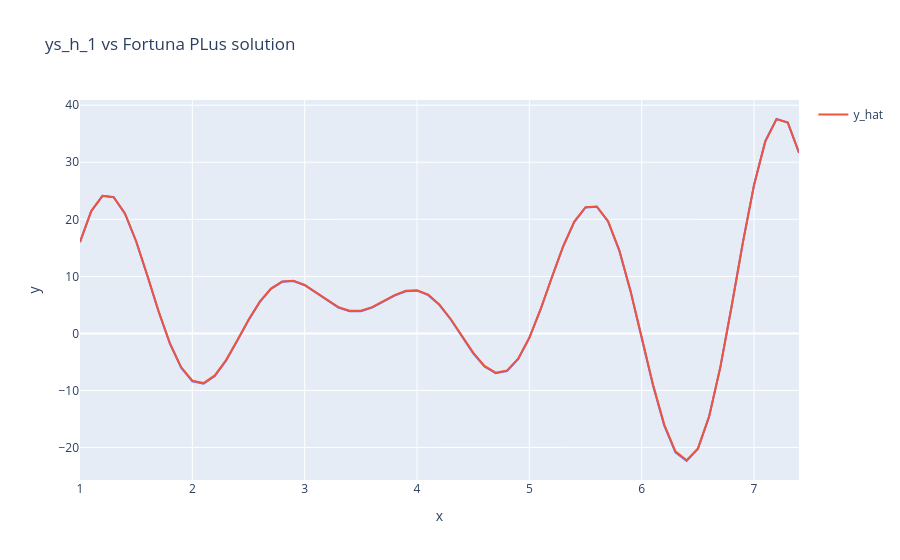

Notebook cell for this chart:
### Markdown cell above
3) Using your newly made modified Fortuna Algorithm optimize the function: $h(x) = \mu - (\zeta sin(\kappa x) )  (\tau (x + \lambda))$ .  
The y values for this function can be found in the numpy array ys_h_1 (in the code below).  
Also test the values for ys_h_2. (the x is the same for all functions).

Does your new and improved Fortuna outperform the regular fortuna on this function as well? Why?   
**Remember to change your model to match $h(x)$**

### Code cell
%%time
# the magic %%time has to be the first line in the cell, and reports the total exec time of the cell.

import random
import numpy as np
import plotly.express as px
import tqdm


def predict(x, theta):
    # change to sum of 3 sin() terms. 
    # use np.sin() and not math.sin().
    y = theta[0]-(theta[1]*np.sin(theta[2]*x))*(theta[3]*(x+theta[4])) 
    return y # this is the model


def sample_theta(size_of_theta, best_theta=None, iteration=1, max_iters=100000):
    # linear decay of sigma, from 4.0 to 0.01
    progress = iteration / max_iters
    
    sigma = 4.0 - 3.99 * progress
    sigma = 14.0 - 13.99 * progress
    #print (f"Iteration {iteration}/{max_iters}, sigma: {sigma:.4f}")


    if best_theta is None:
        return np.random.uniform(-4, 4, size=size_of_theta)
    
    
    #we generate the noise with a normal distribution and add it tho the best theta
    noise = np.random.normal(0, sigma / 2.0, size=size_of_theta)
    theta = best_theta.copy()
    theta += noise
    
    # clip the values of theta to be between -4 and 4, to avoid extreme values
    return np.clip(theta, -4.0, 4.0)


def get_loss(y_hat, ys):
    # No change needed, returns quadratic loss.
    loss = ((y_hat - ys)**2).sum()
    return loss

xs = np.array([1.0, 1.1, 1.2, 1.3, 1.4, 1.5, 1.6, 1.7, 1.8, 1.9, 2.0, 2.1, 2.2, 2.3, 2.4, 2.5, 2.6, 2.7, 2.8, 2.9, 3.0, 3.1, 3.2, 3.3, 3.4, 3.5, 3.6, 3.7, 3.8, 3.9, 4.0, 4.1, 4.2, 4.3, 4.4, 4.5, 4.6, 4.7, 4.8, 4.9, 5.0, 5.1, 5.2, 5.3, 5.4, 5.5, 5.6, 5.7, 5.8, 5.9, 6.0, 6.1, 6.2, 6.3, 6.4, 6.5, 6.6, 6.7, 6.8, 6.9, 7.0, 7.1, 7.2, 7.3, 7.4])
ys = np.array([4.03, 4.19, 4.26, 4.25, 4.17, 4.03, 3.85, 3.63, 3.40, 3.16, 2.93, 2.72, 2.53, 2.39, 2.28, 2.21, 2.18, 2.19, 2.22, 2.27, 2.33, 2.39, 2.44, 2.45, 2.43, 2.36, 2.22, 2.02, 1.75, 1.41, 1.00, 0.52, -0.01, -0.60, -1.22, -1.86, -2.50, -3.13, -3.72, -4.27, -4.75, -5.15, -5.45, -5.65, -5.74, -5.70, -5.55, -5.29, -4.92, -4.44, -3.89, -3.26, -2.58, -1.86, -1.12, -0.39, 0.32, 0.98, 1.60, 2.14, 2.61, 2.99, 3.28, 3.47, 3.57])

# 
ys_h_1 = np.array([15.98, 21.42, 24.1, 23.87, 21.0, 16.11, 10.06, 3.79, -1.8, -6.01, -8.39, -8.82, -7.47, -4.77, -1.3, 2.31, 5.49, 7.81, 9.04, 9.18, 8.44, 7.15, 5.72, 4.54, 3.89, 3.9, 4.52, 5.54, 6.63, 7.39, 7.49, 6.7, 4.97, 2.44, -0.54, -3.48, -5.8, -6.98, -6.61, -4.51, -0.79, 4.2, 9.8, 15.21, 19.57, 22.09, 22.2, 19.63, 14.52, 7.41, -0.83, -9.07, -16.11, -20.83, -22.36, -20.27, -14.59, -5.91, 4.72, 15.9, 26.06, 33.69, 37.58, 36.94, 31.64])
ys_h_2 = np.array([5.87, 5.83, 5.74, 5.62, 5.48, 16.58, 18.21, 18.49, 17.54, 15.54, 4.15, 3.9, 3.65, 3.42, 3.2, -1.9, -3.32, -3.97, -3.91, -3.27, 2.38, 2.36, 2.39, 2.46, 2.57, 2.2, 1.93, 1.22, 0.17, -1.06, 4.18, 4.59, 5.04, 5.52, 6.02, -1.49, 0.74, 3.55, 6.75, 10.06, 9.39, 9.95, 10.5, 11.02, 11.52, 16.0, 12.82, 8.47, 3.21, -2.62, 13.61, 13.76, 13.84, 13.84, 13.77, -24.16, -22.03, -17.9, -11.95, -4.55, 11.63, 10.99, 10.27, 9.47, 8.61])

# change to the size of theta ( 9 ) (for h(x) how many parameters does it have?)
n_params = 5
average_loss = 0.0
n_trials = 10

for i in range(n_trials):  # train 100 models and take the average
    best_loss = float('inf')
    best_theta = sample_theta(n_params, best_theta=None, iteration=1, max_iters=100000)

    for _ in tqdm.tqdm(range(100000)): 
        curr_theta = sample_theta(n_params, best_theta=best_theta, iteration=_+1, max_iters=100000)
        y_hat = predict(xs, curr_theta)
        curr_loss = get_loss(y_hat, ys_h_1)

        if best_loss > curr_loss:
            best_loss = curr_loss
            best_theta = curr_theta
    average_loss += best_loss
    print(f"Model {i+1}/{n_trials}: best loss: {best_loss}, theta: {best_theta}")
average_loss = average_loss/n_trials           
        
print("Average loss:", average_loss)
print("theta:", best_theta)    
    
    
fig = px.line(x=xs, y=ys_h_1, title="ys_h_1 vs Fortuna PLus solution")
fig.add_scatter(x=xs, y=predict(xs, best_theta), mode='lines', name="y_hat")
fig.update_layout(xaxis_range=[xs.min(),xs.max()])
fig.show()


# to get a solid estimate -> you should train at least 100 models and take the average performance.

### Figure 1 — Plotly figure (JSON) as saved in the notebook; plotly's stock layout.template omitted (floating-point values rounded to 4 significant figures)
{"data": [{"hovertemplate": "x=%{x}<br>y=%{y}<extra></extra>", "legendgroup": "", "line": {"color": "#636efa", "dash": "solid"}, "marker": {"symbol": "circle"}, "mode": "lines", "name": "", "orientation": "v", "showlegend": false, "type": "scatter", "x": [1, 1.1, 1.2, 1.3, 1.4, 1.5, 1.6, 1.7, 1.8, 1.9, 2, 2.1, 2.2, 2.3, 2.4, 2.5, 2.6, 2.7, 2.8, 2.9, 3, 3.1, 3.2, 3.3, 3.4, 3.5, 3.6, 3.7, 3.8, 3.9, 4, 4.1, 4.2, 4.3, 4.4, 4.5, 4.6, 4.7, 4.8, 4.9, 5, 5.1, 5.2, 5.3, 5.4, 5.5, 5.6, 5.7, 5.8, 5.9, 6, 6.1, 6.2, 6.3, 6.4, 6.5, 6.6, 6.7, 6.8, 6.9, 7, 7.1, 7.2, 7.3, 7.4], "xaxis": "x", "y": [15.98, 21.42, 24.1, 23.87, 21, 16.11, 10.06, 3.79, -1.8, -6.01, -8.39, -8.82, -7.47, -4.77, -1.3, 2.31, 5.49, 7.81, 9.04, 9.18, 8.44, 7.15, 5.72, 4.54, 3.89, 3.9, 4.52, 5.54, 6.63, 7.39, 7.49, 6.7, 4.97, 2.44, -0.54, -3.48, -5.8, -6.98, -6.61, -4.51, -0.79, 4.2, 9.8, 15.21, 19.57, 22.09, 22.2, 19.63, 14.52, 7.41, -0.83, -9.07, -16.11, -20.83, -22.36, -20.27, -14.59, -5.91, 4.72, 15.9, 26.06, 33.69, 37.58, 36.94, 31.64], "yaxis": "y"}, {"mode": "lines", "name": "y_hat", "type": "scatter", "x": [1, 1.1, 1.2, 1.3, 1.4, 1.5, 1.6, 1.7, 1.8, 1.9, 2, 2.1, 2.2, 2.3, 2.4, 2.5, 2.6, 2.7, 2.8, 2.9, 3, 3.1, 3.2, 3.3, 3.4, 3.5, 3.6, 3.7, 3.8, 3.9, 4, 4.1, 4.2, 4.3, 4.4, 4.5, 4.6, 4.7, 4.8, 4.9, 5, 5.1, 5.2, 5.3, 5.4, 5.5, 5.6, 5.7, 5.8, 5.9, 6, 6.1, 6.2, 6.3, 6.4, 6.5, 6.6, 6.7, 6.8, 6.9, 7, 7.1, 7.2, 7.3, 7.4], "y": [16.02, 21.45, 24.12, 23.89, 21.03, 16.16, 10.13, 3.879, -1.698, -5.896, -8.274, -8.706, -7.365, -4.674, -1.213, 2.389, 5.558, 7.868, 9.096, 9.241, 8.5, 7.215, 5.793, 4.615, 3.968, 3.98, 4.602, 5.62, 6.702, 7.467, 7.571, 6.785, 5.055, 2.531, -0.4408, -3.369, -5.69, -6.872, -6.515, -4.434, -0.7206, 4.246, 9.834, 15.24, 19.6, 22.12, 22.24, 19.7, 14.62, 7.535, -0.6802, -8.909, -15.94, -20.67, -22.22, -20.16, -14.52, -5.879, 4.713, 15.86, 26.01, 33.65, 37.56, 36.96, 31.71]}], "layout": {"legend": {"tracegroupgap": 0}, "title": {"text": "ys_h_1 vs Fortuna PLus solution"}, "xaxis": {"anchor": "y", "domain": [0, 1], "range": [1, 7.4], "title": {"text": "x"}}, "yaxis": {"anchor": "x", "domain": [0, 1], "title": {"text": "y"}}}}
